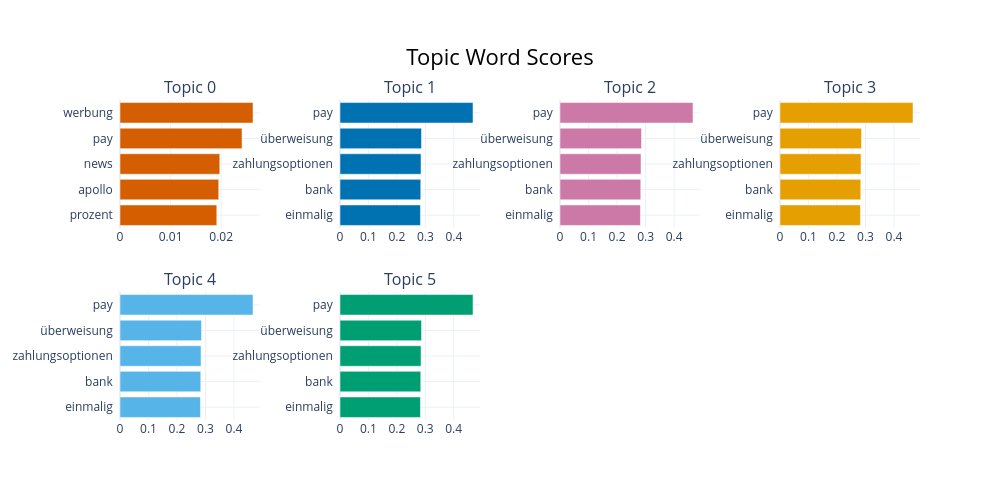
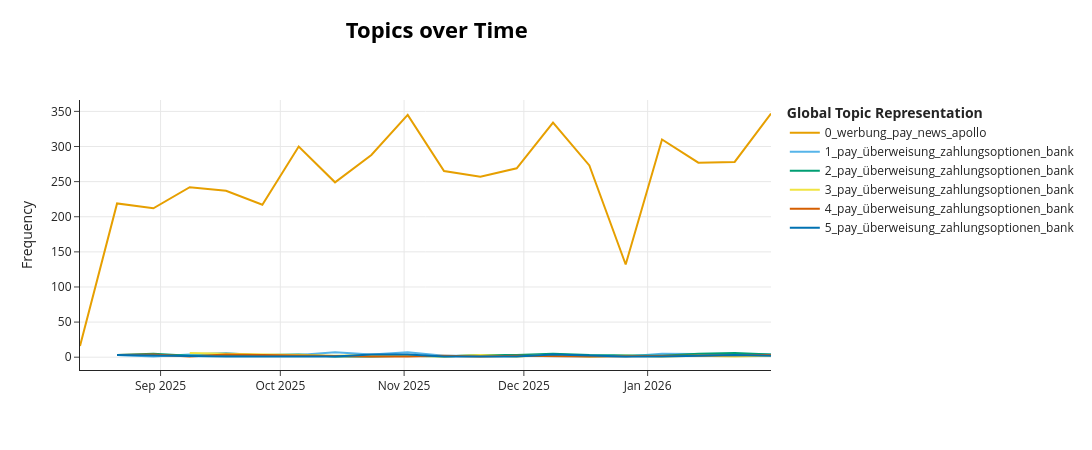

The notebook cell these images were saved under, in order:
### Markdown cell above
## Apollo — Topic Modelling (same pipeline as RT_de)

### Code cell
# Apollo topic modelling (same pipeline as RT_de)
# Uses the same cleaning, chunking, BERTopic setup, and outputs as RT_de.
if 'BERTopic' not in globals() or 'clean_topic_text' not in globals() or 'chunk_text' not in globals():
    raise RuntimeError('Please run the RT_de topic modelling cell first.')
apollo_source_key = next((k for k in dfs_by_source if k.lower() == 'apollo'), None)
if apollo_source_key is None:
    raise KeyError(f"Source not found for Apollo. Available sources: {list(dfs_by_source.keys())}")
apollo_topic_df = dfs_by_source[apollo_source_key].copy()
required_cols = {'Inhalt', 'Date'}
missing_cols = required_cols.difference(apollo_topic_df.columns)
if missing_cols:
    raise KeyError(f"Missing required columns for Apollo: {sorted(missing_cols)}")
# Keep only rows with available full text
apollo_topic_df = apollo_topic_df[apollo_topic_df['Inhalt'].notna()].copy()
# Same topic columns as RT_de
apollo_topic_df['topic_text_raw'] = apollo_topic_df['Inhalt'].astype(str)
apollo_topic_df['topic_date'] = pd.to_datetime(apollo_topic_df['Date'], errors='coerce')
# Same cleaning pipeline as RT_de
apollo_topic_df['topic_text_clean'] = apollo_topic_df['topic_text_raw'].apply(clean_topic_text)
apollo_topic_df['topic_text_model'] = apollo_topic_df['topic_text_clean']
# Same chunking pipeline as RT_de
apollo_topic_df['topic_chunks'] = apollo_topic_df['topic_text_model'].apply(chunk_text)
apollo_model_df = (
    apollo_topic_df[['topic_date', 'topic_chunks']]
    .explode('topic_chunks')
    .rename(columns={'topic_chunks': 'topic_text_model'})
)
apollo_model_df = apollo_model_df[
    apollo_model_df['topic_date'].notna()
    & apollo_model_df['topic_text_model'].notna()
    & apollo_model_df['topic_text_model'].str.len().gt(0)
].copy()
# Full corpus by default (no sampling)
MAX_DOCS = None
if MAX_DOCS is not None and len(apollo_model_df) > MAX_DOCS:
    apollo_model_df = apollo_model_df.sample(MAX_DOCS, random_state=42)
apollo_model_df = apollo_model_df.sort_values('topic_date').reset_index(drop=True)
if apollo_model_df.empty:
    raise ValueError('No usable chunks after preprocessing.')
apollo_docs = apollo_model_df['topic_text_model'].tolist()
apollo_timestamps = apollo_model_df['topic_date'].dt.to_pydatetime().tolist()
print(f'Apollo articles used: {apollo_topic_df["topic_date"].notna().sum()}')
print(f'Apollo chunks used for BERTopic: {len(apollo_docs)}')
print(f'Date range: {apollo_model_df["topic_date"].min().date()} to {apollo_model_df["topic_date"].max().date()}')
# Same sanity check as RT_de
apollo_token_counts = Counter(' '.join(apollo_topic_df['topic_text_clean']).split())
apollo_top_tokens_df = pd.DataFrame(apollo_token_counts.most_common(20), columns=['token', 'count'])
# Overall non-time topic overview (all documents/chunks)
display(apollo_top_tokens_df)
# Same BERTopic configuration as RT_de
apollo_topic_model = BERTopic(
    language='multilingual',
    embedding_model='sentence-transformers/paraphrase-multilingual-MiniLM-L12-v2',
    min_topic_size=25,
    calculate_probabilities=False,
    verbose=True,
)
apollo_topics, _ = apollo_topic_model.fit_transform(apollo_docs)
apollo_topic_info = apollo_topic_model.get_topic_info()
display(apollo_topic_info.head(20))
display(apollo_topic_model.visualize_barchart(top_n_topics=12))

### Figure 1 — Plotly figure (JSON) as saved in the notebook; plotly's stock layout.template omitted (floating-point values rounded to 4 significant figures)
{"data": [{"marker": {"color": "#D55E00"}, "orientation": "h", "type": "bar", "x": [0.01913, 0.01951, 0.01972, 0.02411, 0.02628], "xaxis": "x", "y": ["prozent  ", "apollo  ", "news  ", "pay  ", "werbung  "], "yaxis": "y"}, {"marker": {"color": "#0072B2"}, "orientation": "h", "type": "bar", "x": [0.2826, 0.2838, 0.2847, 0.2864, 0.4674], "xaxis": "x2", "y": ["einmalig  ", "bank  ", "zahlungsoptionen  ", "überweisung  ", "pay  "], "yaxis": "y2"}, {"marker": {"color": "#CC79A7"}, "orientation": "h", "type": "bar", "x": [0.2819, 0.283, 0.284, 0.2856, 0.4661], "xaxis": "x3", "y": ["einmalig  ", "bank  ", "zahlungsoptionen  ", "überweisung  ", "pay  "], "yaxis": "y3"}, {"marker": {"color": "#E69F00"}, "orientation": "h", "type": "bar", "x": [0.2823, 0.2834, 0.2843, 0.286, 0.4668], "xaxis": "x4", "y": ["einmalig  ", "bank  ", "zahlungsoptionen  ", "überweisung  ", "pay  "], "yaxis": "y4"}, {"marker": {"color": "#56B4E9"}, "orientation": "h", "type": "bar", "x": [0.2823, 0.2834, 0.2843, 0.286, 0.4668], "xaxis": "x5", "y": ["einmalig  ", "bank  ", "zahlungsoptionen  ", "überweisung  ", "pay  "], "yaxis": "y5"}, {"marker": {"color": "#009E73"}, "orientation": "h", "type": "bar", "x": [0.283, 0.2841, 0.2851, 0.2867, 0.4679], "xaxis": "x6", "y": ["einmalig  ", "bank  ", "zahlungsoptionen  ", "überweisung  ", "pay  "], "yaxis": "y6"}], "layout": {"annotations": [{"font": {"size": 16}, "showarrow": false, "text": "Topic 0", "x": 0.0875, "xanchor": "center", "xref": "paper", "y": 1, "yanchor": "bottom", "yref": "paper"}, {"font": {"size": 16}, "showarrow": false, "text": "Topic 1", "x": 0.3625, "xanchor": "center", "xref": "paper", "y": 1, "yanchor": "bottom", "yref": "paper"}, {"font": {"size": 16}, "showarrow": false, "text": "Topic 2", "x": 0.6375, "xanchor": "center", "xref": "paper", "y": 1, "yanchor": "bottom", "yref": "paper"}, {"font": {"size": 16}, "showarrow": false, "text": "Topic 3", "x": 0.9125, "xanchor": "center", "xref": "paper", "y": 1, "yanchor": "bottom", "yref": "paper"}, {"font": {"size": 16}, "showarrow": false, "text": "Topic 4", "x": 0.0875, "xanchor": "center", "xref": "paper", "y": 0.4, "yanchor": "bottom", "yref": "paper"}, {"font": {"size": 16}, "showarrow": false, "text": "Topic 5", "x": 0.3625, "xanchor": "center", "xref": "paper", "y": 0.4, "yanchor": "bottom", "yref": "paper"}], "height": 500, "hoverlabel": {"bgcolor": "white", "font": {"family": "Rockwell", "size": 16}}, "showlegend": false, "title": {"font": {"color": "Black", "size": 22}, "text": "Topic Word Scores", "x": 0.5, "xanchor": "center", "yanchor": "top"}, "width": 1000, "xaxis": {"anchor": "y", "domain": [0, 0.175], "showgrid": true}, "xaxis2": {"anchor": "y2", "domain": [0.275, 0.45], "showgrid": true}, "xaxis3": {"anchor": "y3", "domain": [0.55, 0.725], "showgrid": true}, "xaxis4": {"anchor": "y4", "domain": [0.825, 1], "showgrid": true}, "xaxis5": {"anchor": "y5", "domain": [0, 0.175], "showgrid": true}, "xaxis6": {"anchor": "y6", "domain": [0.275, 0.45], "showgrid": true}, "xaxis7": {"anchor": "y7", "domain": [0.55, 0.725], "showgrid": true}, "xaxis8": {"anchor": "y8", "domain": [0.825, 1], "showgrid": true}, "yaxis": {"anchor": "x", "domain": [0.6, 1], "showgrid": true}, "yaxis2": {"anchor": "x2", "domain": [0.6, 1], "showgrid": true}, "yaxis3": {"anchor": "x3", "domain": [0.6, 1], "showgrid": true}, "yaxis4": {"anchor": "x4", "domain": [0.6, 1], "showgrid": true}, "yaxis5": {"anchor": "x5", "domain": [0, 0.4], "showgrid": true}, "yaxis6": {"anchor": "x6", "domain": [0, 0.4], "showgrid": true}, "yaxis7": {"anchor": "x7", "domain": [0, 0.4], "showgrid": true}, "yaxis8": {"anchor": "x8", "domain": [0, 0.4], "showgrid": true}}}

### Figure 2 — Plotly figure (JSON) as saved in the notebook; plotly's stock layout.template omitted (floating-point values rounded to 4 significant figures)
{"data": [{"hoverinfo": "text", "hovertext": ["<b>Topic 0</b><br>Words: afd, pay, apollo, news, prozent", "<b>Topic 0</b><br>Words: werbung, pay, prozent, news, apollo", "<b>Topic 0</b><br>Words: pay, werbung, prozent, apollo, news", "<b>Topic 0</b><br>Words: kirk, pay, werbung, prozent, news", "<b>Topic 0</b><br>Words: werbung, pay, prozent, news, apollo", "<b>Topic 0</b><br>Words: werbung, pay, news, apollo, prozent", "<b>Topic 0</b><br>Words: pay, werbung, news, apollo, hitzegrad", "<b>Topic 0</b><br>Words: pay, werbung, afd, news, apollo", "<b>Topic 0</b><br>Words: werbung, pay, prozent, news, apollo", "<b>Topic 0</b><br>Words: pay, werbung, prozent, news, apollo", "<b>Topic 0</b><br>Words: werbung, pay, apollo, news, prozent", "<b>Topic 0</b><br>Words: werbung, pay, afd, prozent, news", "<b>Topic 0</b><br>Words: werbung, pay, afd, apollo, news", "<b>Topic 0</b><br>Words: werbung, pay, prozent, news, apollo", "<b>Topic 0</b><br>Words: werbung, pay, news, apollo, prozent", "<b>Topic 0</b><br>Words: werbung, pay, prozent, news, apollo", "<b>Topic 0</b><br>Words: werbung, pay, news, apollo, prozent", "<b>Topic 0</b><br>Words: werbung, pay, news, apollo, zahlen", "<b>Topic 0</b><br>Words: werbung, pay, news, apollo, prozent", "<b>Topic 0</b><br>Words: werbung, pay, news, apollo, prozent"], "marker": {"color": "#E69F00"}, "mode": "lines", "name": "0_werbung_pay_news_apollo", "type": "scatter", "x": ["2025-08-11T19:37:55.200000", "2025-08-21T02:24:00.000000", "2025-08-30T04:48:00.000000", "2025-09-08T07:12:00.000000", "2025-09-17T09:36:00.000000", "2025-09-26T12:00:00.000000", "2025-10-05T14:24:00.000000", "2025-10-14T16:48:00.000000", "2025-10-23T19:12:00.000000", "2025-11-01T21:36:00.000000", "2025-11-11T00:00:00.000000", "2025-11-20T02:24:00.000000", "2025-11-29T04:48:00.000000", "2025-12-08T07:12:00.000000", "2025-12-17T09:36:00.000000", "2025-12-26T12:00:00.000000", "2026-01-04T14:24:00.000000", "2026-01-13T16:48:00.000000", "2026-01-22T19:12:00.000000", "2026-01-31T21:36:00.000000"], "y": [16, 219, 212, 242, 237, 217, 300, 249, 288, 345, 265, 257, 269, 334, 273, 132, 310, 277, 278, 347]}, {"hoverinfo": "text", "hovertext": ["<b>Topic 1</b><br>Words: pay, überweisung, zahlungsoptionen, bank, einmalig", "<b>Topic 1</b><br>Words: pay, überweisung, zahlungsoptionen, bank, einmalig", "<b>Topic 1</b><br>Words: pay, überweisung, zahlungsoptionen, bank, einmalig", "<b>Topic 1</b><br>Words: pay, überweisung, zahlungsoptionen, bank, einmalig", "<b>Topic 1</b><br>Words: pay, überweisung, zahlungsoptionen, bank, einmalig", "<b>Topic 1</b><br>Words: pay, überweisung, zahlungsoptionen, bank, einmalig", "<b>Topic 1</b><br>Words: pay, überweisung, zahlungsoptionen, bank, einmalig", "<b>Topic 1</b><br>Words: pay, überweisung, zahlungsoptionen, bank, einmalig", "<b>Topic 1</b><br>Words: pay, überweisung, zahlungsoptionen, bank, einmalig", "<b>Topic 1</b><br>Words: pay, überweisung, zahlungsoptionen, bank, einmalig", "<b>Topic 1</b><br>Words: pay, überweisung, zahlungsoptionen, bank, einmalig", "<b>Topic 1</b><br>Words: pay, überweisung, zahlungsoptionen, bank, einmalig", "<b>Topic 1</b><br>Words: pay, überweisung, zahlungsoptionen, bank, einmalig", "<b>Topic 1</b><br>Words: pay, überweisung, zahlungsoptionen, bank, einmalig", "<b>Topic 1</b><br>Words: pay, überweisung, zahlungsoptionen, bank, einmalig", "<b>Topic 1</b><br>Words: pay, überweisung, zahlungsoptionen, bank, einmalig", "<b>Topic 1</b><br>Words: pay, überweisung, zahlungsoptionen, bank, einmalig", "<b>Topic 1</b><br>Words: pay, überweisung, zahlungsoptionen, bank, einmalig"], "marker": {"color": "#56B4E9"}, "mode": "lines", "name": "1_pay_überweisung_zahlungsoptionen_bank", "type": "scatter", "x": ["2025-08-21T02:24:00.000000", "2025-08-30T04:48:00.000000", "2025-09-08T07:12:00.000000", "2025-09-17T09:36:00.000000", "2025-09-26T12:00:00.000000", "2025-10-05T14:24:00.000000", "2025-10-14T16:48:00.000000", "2025-10-23T19:12:00.000000", "2025-11-01T21:36:00.000000", "2025-11-11T00:00:00.000000", "2025-11-20T02:24:00.000000", "2025-11-29T04:48:00.000000", "2025-12-08T07:12:00.000000", "2025-12-17T09:36:00.000000", "2025-12-26T12:00:00.000000", "2026-01-04T14:24:00.000000", "2026-01-13T16:48:00.000000", "2026-01-31T21:36:00.000000"], "y": [3, 1, 4, 6, 2, 3, 7, 4, 7, 2, 2, 2, 2, 1, 1, 5, 5, 4]}, {"hoverinfo": "text", "hovertext": ["<b>Topic 2</b><br>Words: pay, überweisung, zahlungsoptionen, bank, einmalig", "<b>Topic 2</b><br>Words: pay, überweisung, zahlungsoptionen, bank, einmalig", "<b>Topic 2</b><br>Words: pay, überweisung, zahlungsoptionen, bank, einmalig", "<b>Topic 2</b><br>Words: pay, überweisung, zahlungsoptionen, bank, einmalig", "<b>Topic 2</b><br>Words: pay, überweisung, zahlungsoptionen, bank, einmalig", "<b>Topic 2</b><br>Words: pay, überweisung, zahlungsoptionen, bank, einmalig", "<b>Topic 2</b><br>Words: pay, überweisung, zahlungsoptionen, bank, einmalig", "<b>Topic 2</b><br>Words: pay, überweisung, zahlungsoptionen, bank, einmalig", "<b>Topic 2</b><br>Words: pay, überweisung, zahlungsoptionen, bank, einmalig", "<b>Topic 2</b><br>Words: pay, überweisung, zahlungsoptionen, bank, einmalig", "<b>Topic 2</b><br>Words: pay, überweisung, zahlungsoptionen, bank, einmalig", "<b>Topic 2</b><br>Words: pay, überweisung, zahlungsoptionen, bank, einmalig", "<b>Topic 2</b><br>Words: pay, überweisung, zahlungsoptionen, bank, einmalig", "<b>Topic 2</b><br>Words: pay, überweisung, zahlungsoptionen, bank, einmalig", "<b>Topic 2</b><br>Words: pay, überweisung, zahlungsoptionen, bank, einmalig", "<b>Topic 2</b><br>Words: pay, überweisung, zahlungsoptionen, bank, einmalig", "<b>Topic 2</b><br>Words: pay, überweisung, zahlungsoptionen, bank, einmalig", "<b>Topic 2</b><br>Words: pay, überweisung, zahlungsoptionen, bank, einmalig"], "marker": {"color": "#009E73"}, "mode": "lines", "name": "2_pay_überweisung_zahlungsoptionen_bank", "type": "scatter", "x": ["2025-08-21T02:24:00.000000", "2025-08-30T04:48:00.000000", "2025-09-08T07:12:00.000000", "2025-09-17T09:36:00.000000", "2025-09-26T12:00:00.000000", "2025-10-05T14:24:00.000000", "2025-10-14T16:48:00.000000", "2025-10-23T19:12:00.000000", "2025-11-01T21:36:00.000000", "2025-11-11T00:00:00.000000", "2025-11-20T02:24:00.000000", "2025-11-29T04:48:00.000000", "2025-12-08T07:12:00.000000", "2025-12-17T09:36:00.000000", "2026-01-04T14:24:00.000000", "2026-01-13T16:48:00.000000", "2026-01-22T19:12:00.000000", "2026-01-31T21:36:00.000000"], "y": [3, 5, 2, 2, 3, 4, 1, 1, 2, 1, 3, 3, 5, 3, 2, 5, 6, 4]}, {"hoverinfo": "text", "hovertext": ["<b>Topic 3</b><br>Words: pay, überweisung, zahlungsoptionen, bank, einmalig", "<b>Topic 3</b><br>Words: pay, überweisung, zahlungsoptionen, bank, einmalig", "<b>Topic 3</b><br>Words: pay, überweisung, zahlungsoptionen, bank, einmalig", "<b>Topic 3</b><br>Words: pay, überweisung, zahlungsoptionen, bank, einmalig", "<b>Topic 3</b><br>Words: pay, überweisung, zahlungsoptionen, bank, einmalig", "<b>Topic 3</b><br>Words: pay, überweisung, zahlungsoptionen, bank, einmalig", "<b>Topic 3</b><br>Words: pay, überweisung, zahlungsoptionen, bank, einmalig", "<b>Topic 3</b><br>Words: pay, überweisung, zahlungsoptionen, bank, einmalig", "<b>Topic 3</b><br>Words: pay, überweisung, zahlungsoptionen, bank, einmalig", "<b>Topic 3</b><br>Words: pay, überweisung, zahlungsoptionen, bank, einmalig", "<b>Topic 3</b><br>Words: pay, überweisung, zahlungsoptionen, bank, einmalig", "<b>Topic 3</b><br>Words: pay, überweisung, zahlungsoptionen, bank, einmalig", "<b>Topic 3</b><br>Words: pay, überweisung, zahlungsoptionen, bank, einmalig", "<b>Topic 3</b><br>Words: pay, überweisung, zahlungsoptionen, bank, einmalig", "<b>Topic 3</b><br>Words: pay, überweisung, zahlungsoptionen, bank, einmalig"], "marker": {"color": "#F0E442"}, "mode": "lines", "name": "3_pay_überweisung_zahlungsoptionen_bank", "type": "scatter", "x": ["2025-09-08T07:12:00.000000", "2025-09-26T12:00:00.000000", "2025-10-05T14:24:00.000000", "2025-10-14T16:48:00.000000", "2025-10-23T19:12:00.000000", "2025-11-11T00:00:00.000000", "2025-11-20T02:24:00.000000", "2025-11-29T04:48:00.000000", "2025-12-08T07:12:00.000000", "2025-12-17T09:36:00.000000", "2025-12-26T12:00:00.000000", "2026-01-04T14:24:00.000000", "2026-01-13T16:48:00.000000", "2026-01-22T19:12:00.000000", "2026-01-31T21:36:00.000000"], "y": [6, 4, 3, 2, 3, 1, 3, 1, 3, 1, 2, 1, 2, 1, 2]}, {"hoverinfo": "text", "hovertext": ["<b>Topic 4</b><br>Words: pay, überweisung, zahlungsoptionen, bank, einmalig", "<b>Topic 4</b><br>Words: pay, überweisung, zahlungsoptionen, bank, einmalig", "<b>Topic 4</b><br>Words: pay, überweisung, zahlungsoptionen, bank, einmalig", "<b>Topic 4</b><br>Words: pay, überweisung, zahlungsoptionen, bank, einmalig", "<b>Topic 4</b><br>Words: pay, überweisung, zahlungsoptionen, bank, einmalig", "<b>Topic 4</b><br>Words: pay, überweisung, zahlungsoptionen, bank, einmalig", "<b>Topic 4</b><br>Words: pay, überweisung, zahlungsoptionen, bank, einmalig", "<b>Topic 4</b><br>Words: pay, überweisung, zahlungsoptionen, bank, einmalig", "<b>Topic 4</b><br>Words: pay, überweisung, zahlungsoptionen, bank, einmalig", "<b>Topic 4</b><br>Words: pay, überweisung, zahlungsoptionen, bank, einmalig", "<b>Topic 4</b><br>Words: pay, überweisung, zahlungsoptionen, bank, einmalig", "<b>Topic 4</b><br>Words: pay, überweisung, zahlungsoptionen, bank, einmalig", "<b>Topic 4</b><br>Words: pay, überweisung, zahlungsoptionen, bank, einmalig", "<b>Topic 4</b><br>Words: pay, überweisung, zahlungsoptionen, bank, einmalig", "<b>Topic 4</b><br>Words: pay, überweisung, zahlungsoptionen, bank, einmalig", "<b>Topic 4</b><br>Words: pay, überweisung, zahlungsoptionen, bank, einmalig"], "marker": {"color": "#D55E00"}, "mode": "lines", "name": "4_pay_überweisung_zahlungsoptionen_bank", "type": "scatter", "x": ["2025-08-21T02:24:00.000000", "2025-08-30T04:48:00.000000", "2025-09-08T07:12:00.000000", "2025-09-17T09:36:00.000000", "2025-09-26T12:00:00.000000", "2025-10-05T14:24:00.000000", "2025-10-14T16:48:00.000000", "2025-10-23T19:12:00.000000", "2025-11-01T21:36:00.000000", "2025-11-11T00:00:00.000000", "2025-11-20T02:24:00.000000", "2025-11-29T04:48:00.000000", "2025-12-17T09:36:00.000000", "2026-01-04T14:24:00.000000", "2026-01-13T16:48:00.000000", "2026-01-31T21:36:00.000000"], "y": [3, 4, 1, 4, 3, 2, 2, 1, 1, 2, 1, 2, 1, 2, 2, 3]}, {"hoverinfo": "text", "hovertext": ["<b>Topic 5</b><br>Words: pay, überweisung, zahlungsoptionen, bank, einmalig", "<b>Topic 5</b><br>Words: pay, überweisung, zahlungsoptionen, bank, einmalig", "<b>Topic 5</b><br>Words: pay, überweisung, zahlungsoptionen, bank, einmalig", "<b>Topic 5</b><br>Words: pay, überweisung, zahlungsoptionen, bank, einmalig", "<b>Topic 5</b><br>Words: pay, überweisung, zahlungsoptionen, bank, einmalig", "<b>Topic 5</b><br>Words: pay, überweisung, zahlungsoptionen, bank, einmalig", "<b>Topic 5</b><br>Words: pay, überweisung, zahlungsoptionen, bank, einmalig", "<b>Topic 5</b><br>Words: pay, überweisung, zahlungsoptionen, bank, einmalig", "<b>Topic 5</b><br>Words: pay, überweisung, zahlungsoptionen, bank, einmalig", "<b>Topic 5</b><br>Words: pay, überweisung, zahlungsoptionen, bank, einmalig", "<b>Topic 5</b><br>Words: pay, überweisung, zahlungsoptionen, bank, einmalig", "<b>Topic 5</b><br>Words: pay, überweisung, zahlungsoptionen, bank, einmalig", "<b>Topic 5</b><br>Words: pay, überweisung, zahlungsoptionen, bank, einmalig", "<b>Topic 5</b><br>Words: pay, überweisung, zahlungsoptionen, bank, einmalig", "<b>Topic 5</b><br>Words: pay, überweisung, zahlungsoptionen, bank, einmalig", "<b>Topic 5</b><br>Words: pay, überweisung, zahlungsoptionen, bank, einmalig"], "marker": {"color": "#0072B2"}, "mode": "lines", "name": "5_pay_überweisung_zahlungsoptionen_bank", "type": "scatter", "x": ["2025-08-21T02:24:00.000000", "2025-08-30T04:48:00.000000", "2025-09-08T07:12:00.000000", "2025-09-17T09:36:00.000000", "2025-09-26T12:00:00.000000", "2025-10-05T14:24:00.000000", "2025-10-14T16:48:00.000000", "2025-10-23T19:12:00.000000", "2025-11-01T21:36:00.000000", "2025-11-11T00:00:00.000000", "2025-11-29T04:48:00.000000", "2025-12-08T07:12:00.000000", "2025-12-26T12:00:00.000000", "2026-01-04T14:24:00.000000", "2026-01-22T19:12:00.000000", "2026-01-31T21:36:00.000000"], "y": [3, 2, 1, 1, 1, 1, 1, 4, 4, 1, 1, 4, 1, 1, 3, 2]}], "layout": {"height": 450, "hoverlabel": {"bgcolor": "white", "font": {"family": "Rockwell", "size": 16}}, "legend": {"title": {"text": "<b>Global Topic Representation"}}, "title": {"font": {"color": "Black", "size": 22}, "text": "<b>Topics over Time</b>", "x": 0.4, "xanchor": "center", "y": 0.95, "yanchor": "top"}, "width": 1250, "xaxis": {"showgrid": true}, "yaxis": {"showgrid": true, "title": {"text": "Frequency"}}}}
